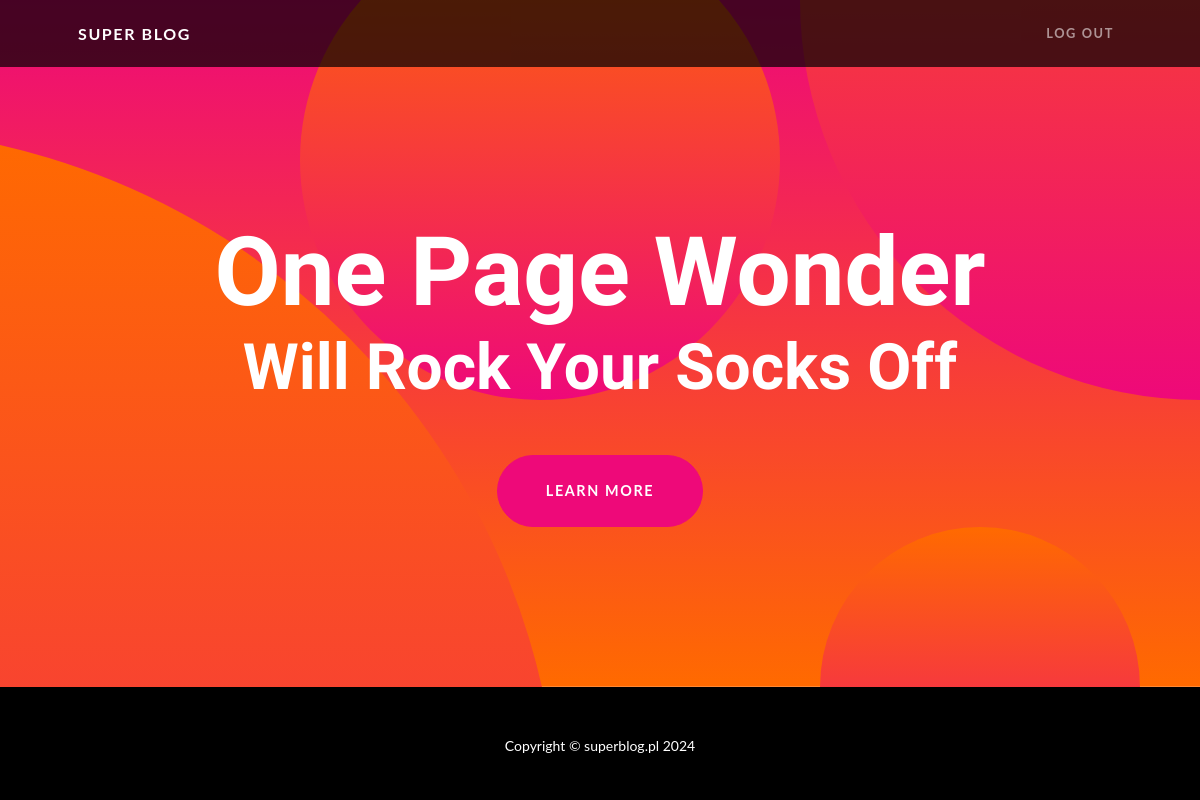
Before: / with the older database file.
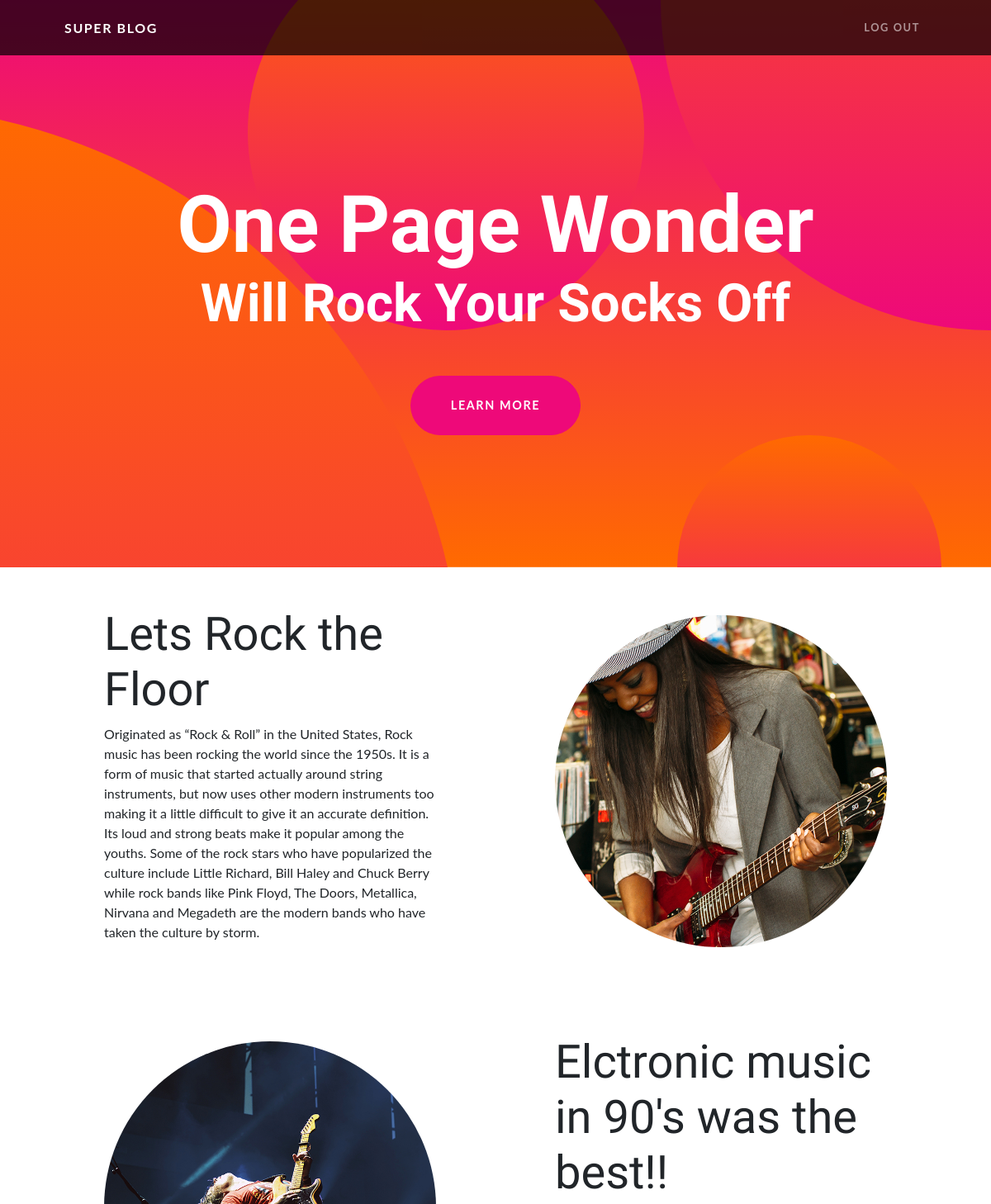
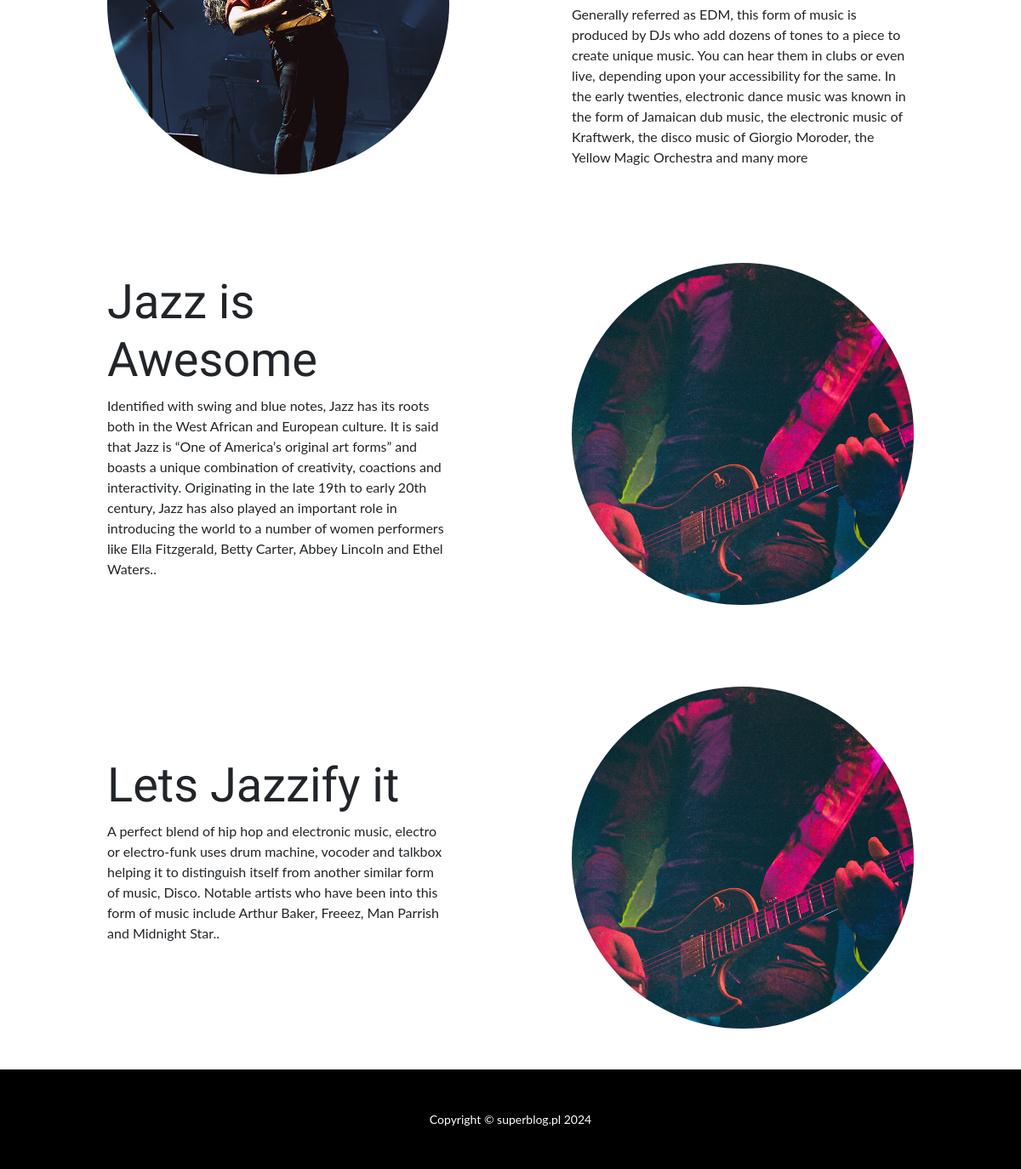
After: the same page with the newer database file (2 pictures, top to bottom).
### mynewblog/models.py (models this page shows)
class Post(models.Model):
    post_title = models.CharField(max_length=250)
    post_description = models.TextField()
    post_catrgory = models.CharField(max_length=20)

### mynewblog/views.py (the view)
# urls.py: path('', landing_page, name='landing_page'),
def landing_page(request):
    rock = Post.objects.filter(post_catrgory="rock")
    jazz = Post.objects.filter(post_catrgory="jazz")
    electronic = Post.objects.filter(post_catrgory="electronic")
    context = {'posts_rock': rock,
               'posts_jazz':jazz,
               'posts_electronic':electronic
               }
    return render(request, 'index.html', context)

### mynewblog/templates/index.html (shortened to what this page needs)
<!DOCTYPE html>
<html lang="en">
    {% load static %}
    <head>
        <link rel="stylesheet"  href="{% static 'mynewblog/css/styles.css' %}" />
    </head>
    <body id="page-top">
        <nav class="navbar navbar-expand-lg navbar-dark navbar-custom fixed-top">
            <div class="container px-5">
                <a class="navbar-brand" href="#page-top">Super Blog</a>
                <div class="collapse navbar-collapse" id="navbarResponsive">
                    <ul class="navbar-nav ms-auto">
                        {% if request.user.is_authenticated %}
                        <li class="nav-item"><a class="nav-link" href="/accounts/register/">Sign Up</a></li>
                        <li class="nav-item"><a class="nav-link" href="/accounts/login/">Log In</a></li>
                        {% else %}
                        <li class="nav-item"><a class="nav-link" href="/accounts/login/">Log Out</a></li>
                        {% endif %}
                    </ul>
                </div>
            </div>
        </nav>
        <header class="masthead text-center text-white">
            <div class="masthead-content">
                <div class="container px-5">
                    <h1 class="masthead-heading mb-0">One Page Wonder</h1>
                    <h2 class="masthead-subheading mb-0">Will Rock Your Socks Off</h2>
                    <a class="btn btn-primary btn-xl rounded-pill mt-5" href="#scroll">Learn More</a>
                </div>
            </div>
            <div class="bg-circle-1 bg-circle"></div>
            <div class="bg-circle-2 bg-circle"></div>
            <div class="bg-circle-3 bg-circle"></div>
            <div class="bg-circle-4 bg-circle"></div>
        </header>
        {% for post in posts_rock %}
        <section id="scroll">
            <div class="container px-5">
                <div class="row gx-5 align-items-center">
                    <div class="col-lg-6 order-lg-2">
                        <div class="p-5"><img class="img-fluid rounded-circle" src="{% static 'mynewblog/assets/img/01.jpg' %}" alt="..." /></div>
                    </div>
                    <div class="col-lg-6 order-lg-1">
                        <div class="p-5">
                            <h2 class="display-4">{{ post.post_title }}</h2>
                            <p>{{ post.post_description }}</p>
                        </div>
                    </div>
                </div>
            </div>
        </section>
        {% endfor %}
        {% for post in posts_electronic %}
        <section>
            <div class="container px-5">
                <div class="row gx-5 align-items-center">
                    <div class="col-lg-6">
                        <div class="p-5"><img class="img-fluid rounded-circle" src="{% static 'mynewblog/assets/img/02.jpg' %}" alt="..." /></div>
                    </div>
                    <div class="col-lg-6">
                        <div class="p-5">
                            <h2 class="display-4">{{ post.post_title }}</h2>
                            <p>{{ post.post_description }}</p>
                        </div>
                    </div>
                </div>
            </div>
        </section>
        {% endfor %}
        {% for post in posts_jazz %}
        <section>
            <div class="container px-5">
                <div class="row gx-5 align-items-center">
                    <div class="col-lg-6 order-lg-2">
                        <div class="p-5"><img class="img-fluid rounded-circle" src="{% static 'mynewblog/assets/img/03.jpg' %}" alt="..." /></div>
                    </div>
                    <div class="col-lg-6 order-lg-1">
                        <div class="p-5">
                            <h2 class="display-4">{{ post.post_title }}</h2>
                            <p>{{ post.post_description }}.</p>
                        </div>
                    </div>
                </div>
            </div>
        </section>
        {% endfor %}
        <footer class="py-5 bg-black">
            <div class="container px-5"><p class="m-0 text-center text-white small">Copyright &copy; superblog.pl 2024</p></div>
        </footer>
    </body>
</html>

Changed rows visible on the page:
added Post: post_title "Lets Rock the Floor", post_description "Originated as “Rock & Roll” in the United States, Rock music has been rocking the world since the 1950s. It is a form of music that started actually around string instruments, but now uses other modern instruments too making it a little difficult to give it an accurate definition. Its loud and strong beats make it popular among the youths. Some of the rock stars who have popularized the culture include Little Richard, Bill Haley and Chuck Berry while rock bands like Pink Floyd, The Doors, Metallica, Nirvana and Megadeth are the modern bands who have taken the culture by storm.", shown under "Will Rock Your Socks Off"
added Post: post_title "Elctronic music in 90's was the best!!", post_description "Generally referred as EDM, this form of music is produced by DJs who add dozens of tones to a piece to create unique music. You can hear them in clubs or even live, depending upon your accessibility for the same. In the early twenties, electronic dance music was known in the form of Jamaican dub music, the electronic music of Kraftwerk, the disco music of Giorgio Moroder, the Yellow Magic Orchestra and many more"
added Post: post_title "Jazz is Awesome", post_description "Identified with swing and blue notes, Jazz has its roots both in the West African and European culture. It is said that Jazz is “One of America’s original art forms” and boasts a unique combination of creativity, coactions and interactivity. Originating in the late 19th to early 20th century, Jazz has also played an important role in introducing the world to a number of women performers like Ella Fitzgerald, Betty Carter, Abbey Lincoln and Ethel Waters."
added Post: post_title "Lets Jazzify it", post_description "A perfect blend of hip hop and electronic music, electro or electro-funk uses drum machine, vocoder and talkbox helping it to distinguish itself from another similar form of music, Disco. Notable artists who have been into this form of music include Arthur Baker, Freeez, Man Parrish and Midnight Star."
